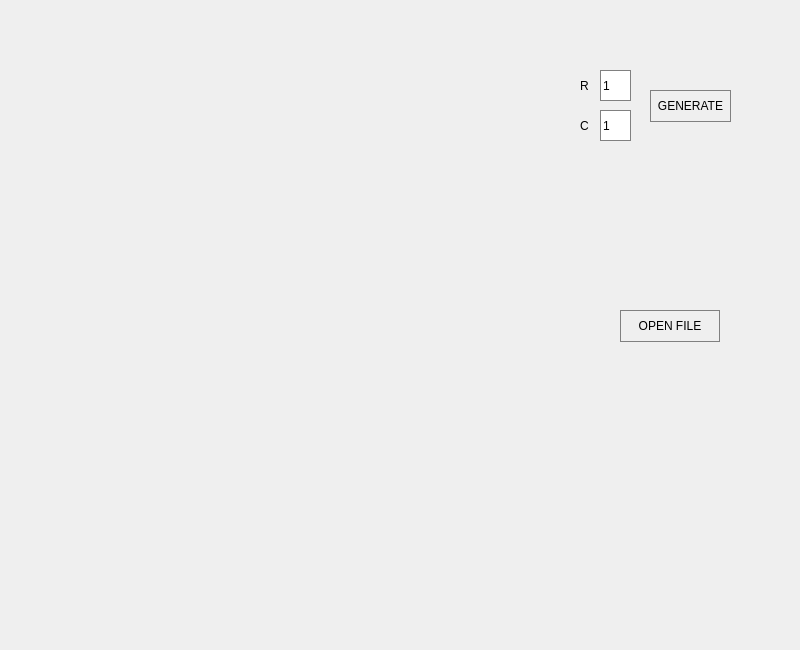
<?xml version="1.0" encoding="UTF-8"?>
<ui version="4.0">
 <class>View</class>
 <widget class="QMainWindow" name="View">
  <property name="geometry">
   <rect>
    <x>0</x>
    <y>0</y>
    <width>800</width>
    <height>650</height>
   </rect>
  </property>
  <property name="minimumSize">
   <size>
    <width>800</width>
    <height>650</height>
   </size>
  </property>
  <property name="maximumSize">
   <size>
    <width>800</width>
    <height>650</height>
   </size>
  </property>
  <property name="windowTitle">
   <string>View</string>
  </property>
  <widget class="QWidget" name="centralwidget">
   <widget class="QWidget" name="widget_tools" native="true">
    <property name="geometry">
     <rect>
      <x>0</x>
      <y>0</y>
      <width>800</width>
      <height>32</height>
     </rect>
    </property>
   </widget>
   <widget class="QStackedWidget" name="stackedWidget">
    <property name="geometry">
     <rect>
      <x>0</x>
      <y>30</y>
      <width>801</width>
      <height>600</height>
     </rect>
    </property>
    <property name="currentIndex">
     <number>0</number>
    </property>
    <widget class="QWidget" name="maze">
     <widget class="QLineEdit" name="lineEdit_Rows">
      <property name="geometry">
       <rect>
        <x>600</x>
        <y>40</y>
        <width>31</width>
        <height>31</height>
       </rect>
      </property>
      <property name="styleSheet">
       <string notr="true">border: 1px solid gray;</string>
      </property>
      <property name="text">
       <string>1</string>
      </property>
     </widget>
     <widget class="QLineEdit" name="lineEdit_Cols">
      <property name="geometry">
       <rect>
        <x>600</x>
        <y>80</y>
        <width>31</width>
        <height>31</height>
       </rect>
      </property>
      <property name="styleSheet">
       <string notr="true">border: 1px solid gray;</string>
      </property>
      <property name="text">
       <string>1</string>
      </property>
     </widget>
     <widget class="QPushButton" name="pushButton_MGenerate">
      <property name="geometry">
       <rect>
        <x>650</x>
        <y>60</y>
        <width>81</width>
        <height>32</height>
       </rect>
      </property>
      <property name="styleSheet">
       <string notr="true">QPushButton {
   border: 1px solid gray;
}
QPushButton:pressed {
    background-color: qlineargradient(x1: 0, y1: 0, x2: 0, y2: 1,
                                      stop: 0 #dadbde, stop: 1 #f6f7fa);
}</string>
      </property>
      <property name="text">
       <string>GENERATE</string>
      </property>
     </widget>
     <widget class="QLabel" name="label">
      <property name="geometry">
       <rect>
        <x>580</x>
        <y>48</y>
        <width>21</width>
        <height>16</height>
       </rect>
      </property>
      <property name="text">
       <string>R</string>
      </property>
     </widget>
     <widget class="QLabel" name="label_2">
      <property name="geometry">
       <rect>
        <x>580</x>
        <y>88</y>
        <width>16</width>
        <height>16</height>
       </rect>
      </property>
      <property name="text">
       <string>C</string>
      </property>
     </widget>
     <widget class="QPushButton" name="pushButton_MLoad">
      <property name="geometry">
       <rect>
        <x>620</x>
        <y>280</y>
        <width>100</width>
        <height>32</height>
       </rect>
      </property>
      <property name="styleSheet">
       <string notr="true">QPushButton {
   border: 1px solid gray;
}
QPushButton:pressed {
    background-color: qlineargradient(x1: 0, y1: 0, x2: 0, y2: 1,
                                      stop: 0 #dadbde, stop: 1 #f6f7fa);
}</string>
      </property>
      <property name="text">
       <string>OPEN FILE</string>
      </property>
     </widget>
    </widget>
    <widget class="QWidget" name="cave"/>
   </widget>
  </widget>
  <widget class="QMenuBar" name="menubar">
   <property name="geometry">
    <rect>
     <x>0</x>
     <y>0</y>
     <width>800</width>
     <height>24</height>
    </rect>
   </property>
  </widget>
 </widget>
 <resources/>
 <connections/>
</ui>
